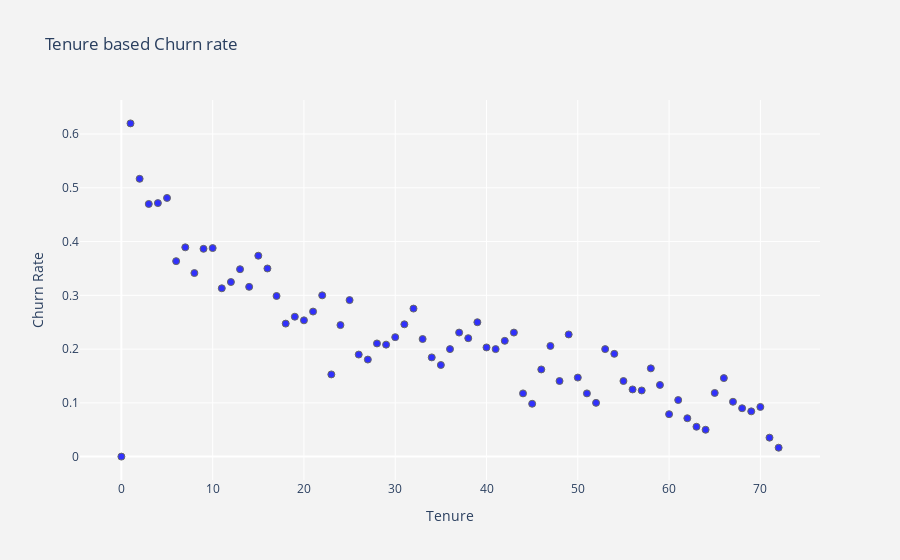

Source (notebook cell):
### Markdown cell above
## Tenure
To see the trend between Tenure and average Churn Rate, let’s build a scatter plot:
Super apparent that the higher tenure means lower Churn Rate.

### Code cell
df_plot = df_data.groupby('tenure').Churn.mean().reset_index()
plot_data = [
    go.Scatter(
        x=df_plot['tenure'],
        y=df_plot['Churn'],
        mode='markers',
        name='Low',
        marker= dict(size= 7,
            line= dict(width=1),
            color= 'blue',
            opacity= 0.8
           ),
    )
]
plot_layout = go.Layout(
        yaxis= {'title': "Churn Rate"},
        xaxis= {'title': "Tenure"},
        title='Tenure based Churn rate',
        plot_bgcolor  = "rgb(243,243,243)",
        paper_bgcolor  = "rgb(243,243,243)",
    )
fig = go.Figure(data=plot_data, layout=plot_layout)
pyoff.iplot(fig)

### Figure 1 — Plotly figure (JSON) as saved in the notebook; plotly's stock layout.template omitted (floating-point values rounded to 4 significant figures)
{"data": [{"marker": {"color": "blue", "line": {"width": 1}, "opacity": 0.8, "size": 7}, "mode": "markers", "name": "Low", "type": "scatter", "x": [0, 1, 2, 3, 4, 5, 6, 7, 8, 9, 10, 11, 12, 13, 14, 15, 16, 17, 18, 19, 20, 21, 22, 23, 24, 25, 26, 27, 28, 29, 30, 31, 32, 33, 34, 35, 36, 37, 38, 39, 40, 41, 42, 43, 44, 45, 46, 47, 48, 49, 50, 51, 52, 53, 54, 55, 56, 57, 58, 59, 60, 61, 62, 63, 64, 65, 66, 67, 68, 69, 70, 71, 72], "y": [0, 0.6199, 0.5168, 0.47, 0.4716, 0.4812, 0.3636, 0.3893, 0.3415, 0.3866, 0.3879, 0.3131, 0.3248, 0.3486, 0.3158, 0.3737, 0.35, 0.2989, 0.2474, 0.2603, 0.2535, 0.2698, 0.3, 0.1529, 0.2447, 0.2911, 0.1899, 0.1806, 0.2105, 0.2083, 0.2222, 0.2462, 0.2754, 0.2188, 0.1846, 0.1705, 0.2, 0.2308, 0.2203, 0.25, 0.2031, 0.2, 0.2154, 0.2308, 0.1176, 0.09836, 0.1622, 0.2059, 0.1406, 0.2273, 0.1471, 0.1176, 0.1, 0.2, 0.1912, 0.1406, 0.125, 0.1231, 0.1642, 0.1333, 0.07895, 0.1053, 0.07143, 0.05556, 0.05, 0.1184, 0.1461, 0.102, 0.09, 0.08421, 0.09244, 0.03529, 0.01657]}], "layout": {"autosize": true, "paper_bgcolor": "rgb(243,243,243)", "plot_bgcolor": "rgb(243,243,243)", "title": {"text": "Tenure based Churn rate"}, "xaxis": {"autorange": true, "range": [-4.475, 76.48], "title": {"text": "Tenure"}, "type": "linear"}, "yaxis": {"autorange": true, "range": [-0.0541, 0.674], "title": {"text": "Churn Rate"}, "type": "linear"}}}
